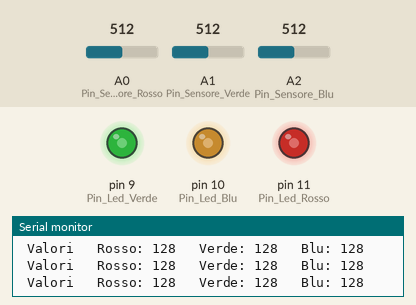
Recording of a sketch running on a simulated Arduino Uno, built with avr-gcc and run on an emulated ATmega328P. Parts: output pins drawn as LEDs (lit = HIGH), the last lines printed to the serial monitor. The test bench sets the inputs (shaded band); at power-on: A0 (Pin_Sensore_Rosso) = 512, A1 (Pin_Sensore_Verde) = 512, A2 (Pin_Sensore_Blu) = 512.

Above: at 1.2 s.
1.3 s: A0 (Pin_Sensore_Rosso) set to 416
At 1.7 s:
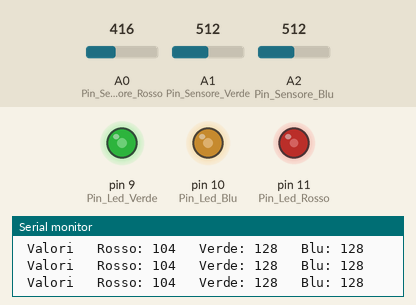
4.3 s: A0 (Pin_Sensore_Rosso) set to 383
At 5.3 s:
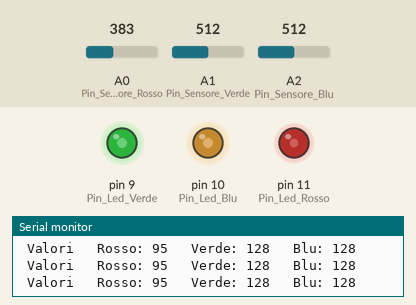
7.3 s: A1 (Pin_Sensore_Verde) set to 415
At 8.2 s:
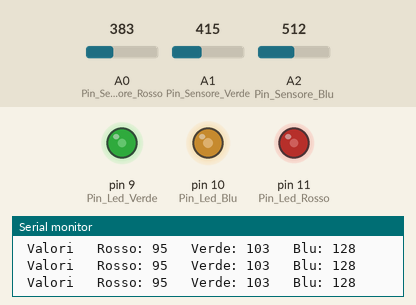
10.3 s: A1 (Pin_Sensore_Verde) set to 391
At 11.5 s:
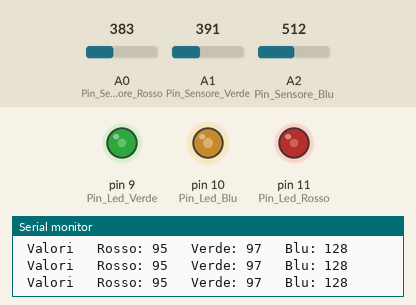
11.8 s: A2 (Pin_Sensore_Blu) set to 409
At 12.5 s:
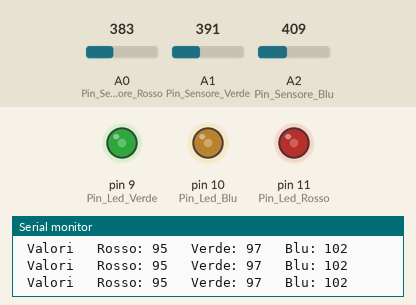
13.3 s: A2 (Pin_Sensore_Blu) set to 388
At 14.7 s:
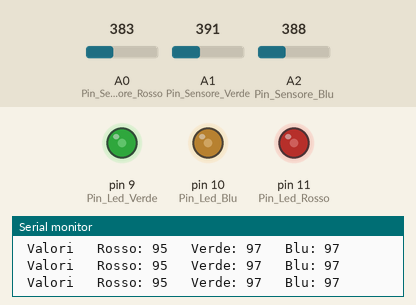
Timing chart, 0 to 16.3 s (numbered marks = the images above; inputs shaded):
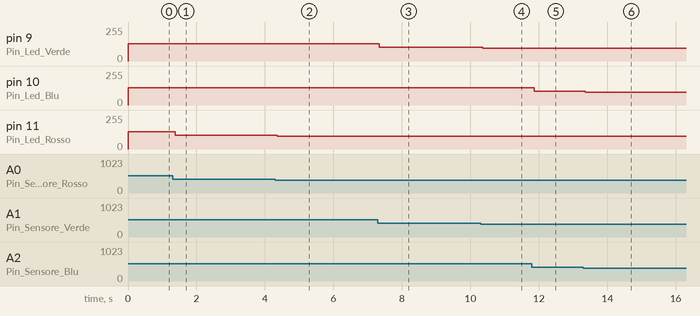

The sketch:

LED_RGB_software.ino
```cpp
const int Pin_Led_Verde = 9;
const int Pin_Led_Rosso = 11;
const int Pin_Led_Blu = 10;

const int Pin_Sensore_Rosso = A0;
const int Pin_Sensore_Verde = A1;
const int Pin_Sensore_Blu = A2;

int Valore_Rosso = 0;
int Valore_Verde = 0;
int Valore_Blu = 0;

int Valore_Sensore_Rosso = 0;
int Valore_Sensore_Verde = 0;
int Valore_Sensore_Blu = 0;

void setup()
{
  Serial.begin(9600);                                                     //Apre la comunicazione seriale con il computer.
  pinMode(Pin_Led_Verde, OUTPUT);
  pinMode(Pin_Led_Rosso, OUTPUT);
  pinMode(Pin_Led_Blu, OUTPUT);
}

void loop()
{
  Valore_Sensore_Rosso = analogRead(Pin_Sensore_Rosso);
  delay(5);
  Valore_Sensore_Verde = analogRead(Pin_Sensore_Verde);
  delay(5);
  Valore_Sensore_Blu = analogRead(Pin_Sensore_Blu);

  Valore_Rosso = Valore_Sensore_Rosso/4;                                  //Divide per quattro la lettura dei sensori.
  Valore_Verde = Valore_Sensore_Verde/4;
  Valore_Blu = Valore_Sensore_Blu/4;

  Serial.print("\n Valori\t Rosso: ");
  Serial.print(Valore_Rosso);
  Serial.print("\t Verde: ");
  Serial.print(Valore_Verde);
  Serial.print("\t Blu: ");
  Serial.print(Valore_Blu);

  analogWrite(Pin_Led_Rosso, Valore_Rosso);
  analogWrite(Pin_Led_Verde, Valore_Verde);
  analogWrite(Pin_Led_Blu, Valore_Blu);
  }
```

Measured:
- after the input at 1.3 s, pin 11 (Pin_Led_Rosso): 128/255 → 104/255 after 0.08 s
- after the input at 4.3 s, pin 11 (Pin_Led_Rosso): 104/255 → 95/255 after 0.05 s
- after the input at 7.3 s, pin 9 (Pin_Led_Verde): 128/255 → 103/255 at once
- after the input at 10.3 s, pin 9 (Pin_Led_Verde): 103/255 → 97/255 after 0.06 s
- after the input at 11.8 s, pin 10 (Pin_Led_Blu): 128/255 → 102/255 after 0.06 s
- after the input at 13.3 s, pin 10 (Pin_Led_Blu): 102/255 → 97/255 after 0.06 s
